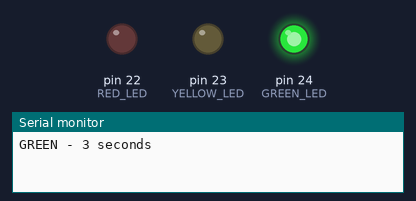
Bench run of a sketch on a simulated Arduino Mega 2560, built with avr-gcc and run on an emulated ATmega2560. On the bench: output pins drawn as LEDs (lit = HIGH), the last lines printed to the serial monitor.

Above: at 1.5 s.
At 3.5 s:
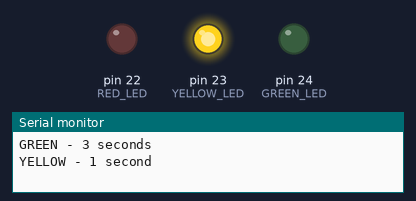
At 6.5 s:
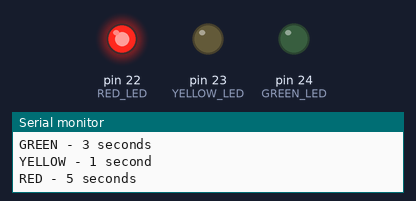
Timing chart, 0 to 11.7 s (numbered marks = the images above):
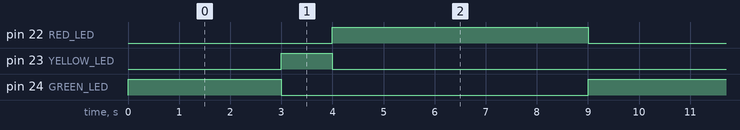

The sketch:

02_traffic_light.ino
```cpp
/*
  HUB-8735 Ultra traffic light demo
  Breadboard LEDs:
    Green  = IO24
    Yellow = IO23
    Red    = IO22

  Wiring assumption: GPIO -> resistor -> LED -> GND.
  Therefore HIGH turns an LED on.
*/

const uint8_t GREEN_LED = 24;
const uint8_t YELLOW_LED = 23;
const uint8_t RED_LED = 22;

enum LightState {
  GREEN_STATE,
  YELLOW_STATE,
  RED_STATE
};

LightState state = GREEN_STATE;
unsigned long stateStartedMs = 0;

void setLights(bool green, bool yellow, bool red) {
  digitalWrite(GREEN_LED, green ? HIGH : LOW);
  digitalWrite(YELLOW_LED, yellow ? HIGH : LOW);
  digitalWrite(RED_LED, red ? HIGH : LOW);
}

void enterState(LightState nextState) {
  state = nextState;
  stateStartedMs = millis();

  switch (state) {
    case GREEN_STATE:
      setLights(true, false, false);
      Serial.println("GREEN - 3 seconds");
      break;
    case YELLOW_STATE:
      setLights(false, true, false);
      Serial.println("YELLOW - 1 second");
      break;
    case RED_STATE:
      setLights(false, false, true);
      Serial.println("RED - 5 seconds");
      break;
  }
}

void setup() {
  pinMode(GREEN_LED, OUTPUT);
  pinMode(YELLOW_LED, OUTPUT);
  pinMode(RED_LED, OUTPUT);

  Serial.begin(115200);
  setLights(false, false, false);
  enterState(GREEN_STATE);
}

void loop() {
  const unsigned long elapsed = millis() - stateStartedMs;

  if (state == GREEN_STATE && elapsed >= 3000) {
    enterState(YELLOW_STATE);
  } else if (state == YELLOW_STATE && elapsed >= 1000) {
    enterState(RED_STATE);
  } else if (state == RED_STATE && elapsed >= 5000) {
    enterState(GREEN_STATE);
  }
}
```

Measured:
- by itself, pin 22 (RED_LED): alternates HIGH for 5.0 s and LOW for 4.0 s
- by itself, pin 23 (YELLOW_LED): alternates HIGH for 1.0 s and LOW for 8.0 s
- by itself, pin 24 (GREEN_LED): alternates HIGH for 3.0 s and LOW for 6.0 s
